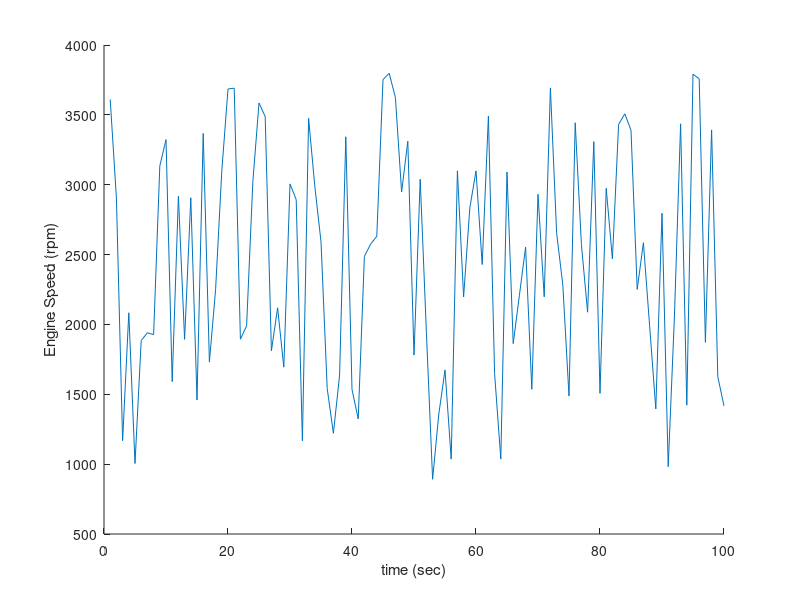
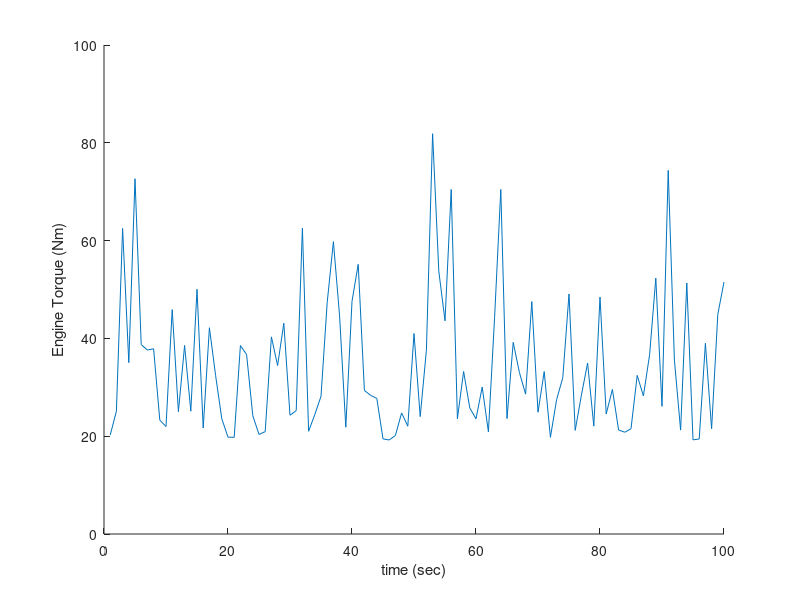
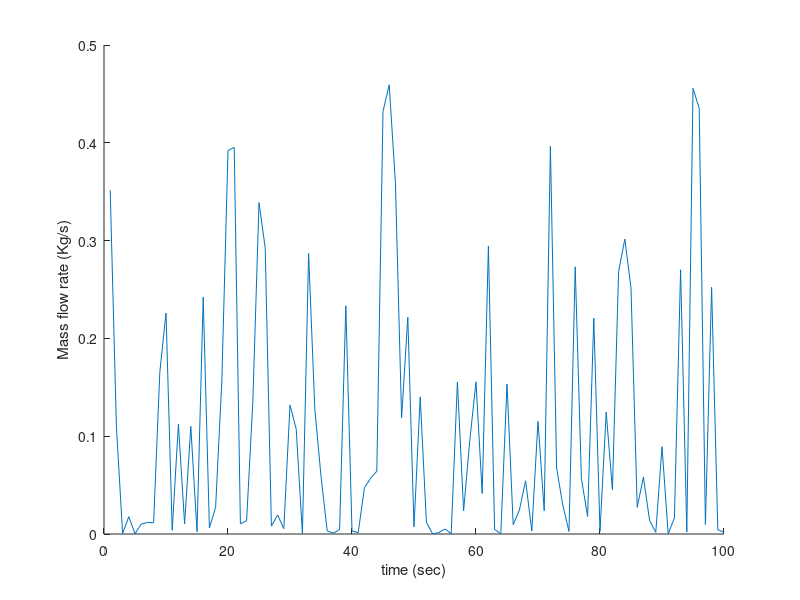

The MATLAB source for these figures, in order:
clear;
clc;

%% Data

load('enginedata.mat');

% % Data from (TOYOTA PRIUS): https://media.toyota.co.uk/wp-content/files_mf/1329489972120216MTOYOTAPRIUSTECHNICALSPECIFICATIONS.pdf

for j = 1:100
    
Vehicle_length = 4.48; % meter
Vehicle_weight = 1805; % kg
Max_Engine_torque = 142; % Nm @ 4000 rpm
Gear_ratio = 2.683; % Forward Gear Ratio
Final_drive_ratio = 3.267; % Differential Gear Ratio
Wheel_radius = 0.3175; % m => 12.5 inch tire radius (195/65r15 tire);
Max_power = 73000; % watt
Calorific_Value_Gasoline = 45.8e6; % J/kg

% Assumptions:
iter = 100;
Road_length = 500; % meter
Vehicle_safe_distance = 3.0 ; % meter
Vehicle_max_velocity = 29.0576; % m/s => 65 mph
Engine_efficiency = 0.80;

%% PDE model for Vehicle Density

Road_density_max = Road_length / (Vehicle_length + Vehicle_safe_distance);
random_values = 0.4 .* rand(iter,1) + 0.5;
Road_density_random = random_values .* Road_density_max;
velocity_vehicle = Vehicle_max_velocity .* (1 - (Road_density_random ./ Road_density_max));

%% Vehicle Modeling

Net_Gear_ratio = Gear_ratio * Final_drive_ratio;
Wheel_rpm = (velocity_vehicle*60)./(2*pi*Wheel_radius);
Engine_rpm = Wheel_rpm * Net_Gear_ratio;
Engine_torque = Max_power ./ Engine_rpm;
Wheel_torque = Engine_torque .* Net_Gear_ratio * 0.5;

%% Optimization

% Polynomial derived from curve fitting app using given engine data
% X axis: eng_consum_spd
% Y axis: eng_consum_trq
% Z axis: eng_fuel_map_gpkWh
% Polynomial order: (5,5)

p00 = 976.7;
p10 = -12.14;
p01 = -3.574;
p20 = 0.1646;
p11 = -0.02367;
p02 = 0.01739;
p30 = -0.0009203;
p21 = 0.000117;
p12 = 4.708e-06;
p03 = -2.651e-05;
p40 = 2.344e-06;
p31 = -2.78e-07;
p22 = -4.89e-09;
p13 = 6.132e-10;
p04 = 1.604e-08;
p50 = -2.234e-09;
p41 = 2.812e-10;
p32 = -4.378e-11;
p23 = 2.251e-11;
p14 = -6.75e-12;
p05 = -1.881e-12;

x0 = [Engine_rpm(1) Engine_torque(1)];

LB = [min(Engine_rpm) min(Engine_torque)];
UB = [max(Engine_rpm) max(Engine_torque)];

spd = x0(1);
trq = x0(2);

bsfc =@(x) (p00 + p10*spd + p01*trq + p20*spd^2 + p11*spd*trq + p02*trq^2 + p30*spd^3 + p21*spd^2*trq ...
                + p12*spd*trq^2 + p03*trq^3 + p40*spd^4 + p31*spd^3*trq + p22*spd^2*trq^2 ...
                + p13*spd*trq^3 + p04*trq^4 + p50*spd^5 + p41*spd^4*trq + p32*spd^3*trq^2 ...
                + p23*spd^2*trq^3 + p14*spd*trq^4 + p05*trq^5);

x = fmincon(bsfc,x0,[],[],[],[],LB,UB);
x1(j,1)=x(1);
x1(j,2)=x(2);
mf(j) = abs(bsfc(x))/(3.6e9*Engine_efficiency);

end

figure(1);
hold on;
xlabel("time (sec)");
ylabel("Engine Speed (rpm)");
plot(1:100,x1(:,1))
hold off;

figure(2);
hold on;
xlabel("time (sec)");
ylabel("Engine Torque (Nm)");
plot(1:100,x1(:,2))
hold off;

figure(3);
hold on;
xlabel("time (sec)");
ylabel("Mass flow rate (Kg/s)");
plot(1:100,mf)
hold off;